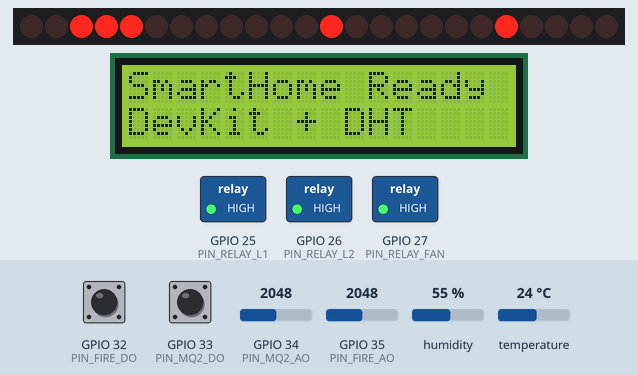
A sketch run on a simulated ESP32. Parts: 24 shift-register outputs drawn as a row of LEDs (first output left, lit = HIGH), 16×2 character LCD, switched loads named in the sketch (green lamp = pin HIGH). Wiring (inferred from the names in the program): 3 × shift register (74HC595): data GPIO 13; shift clock GPIO 14; latch GPIO 15. Wiring (inferred from the signals the program sends): row of LEDs: on Q0, Q1, Q2, Q3, Q4, Q5, Q6, Q7, Q8, Q9, Q10, Q11, Q12, Q13, Q14, Q15, Q16, Q17, Q18, Q19, Q20, Q21, Q22, Q23. The inputs (shaded band) are chosen by the test bench; at power-on: GPIO 35 (PIN_FIRE_AO) = 2048, humidity 55 %, temperature 24 °C, GPIO 32 (PIN_FIRE_DO) HIGH, GPIO 33 (PIN_MQ2_DO) HIGH, GPIO 34 (PIN_MQ2_AO) = 2048 (analog values on the 0–4095 scale). WiFi joins after 1.5 s; servers stay silent unless stated; the Firebase database answers and starts empty; pins used as bus, display or sensor lines are not drawn; what the sketch prints to the serial monitor is not drawn.

Above: at 4.6 s.
4.7 s: GPIO 35 (PIN_FIRE_AO) set to 1845
9.6 s: GPIO 35 (PIN_FIRE_AO) set to 1726
At 13.8 s:
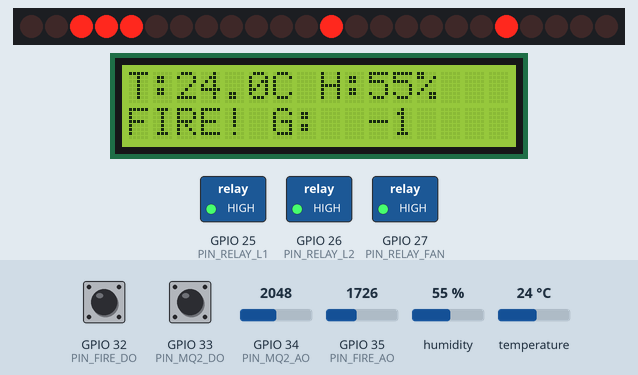
14.8 s: humidity set to 62 %
At 19.2 s:
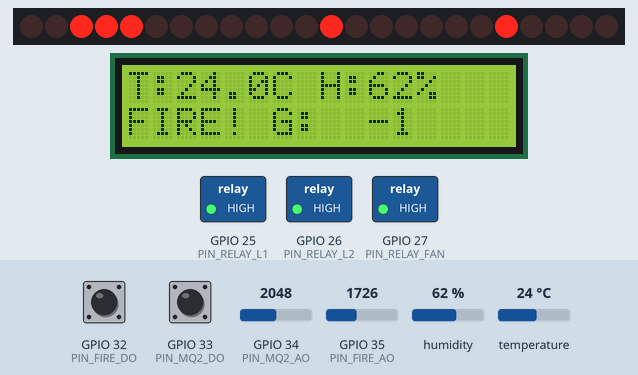
19.7 s: humidity set to 66 %
At 21.8 s:
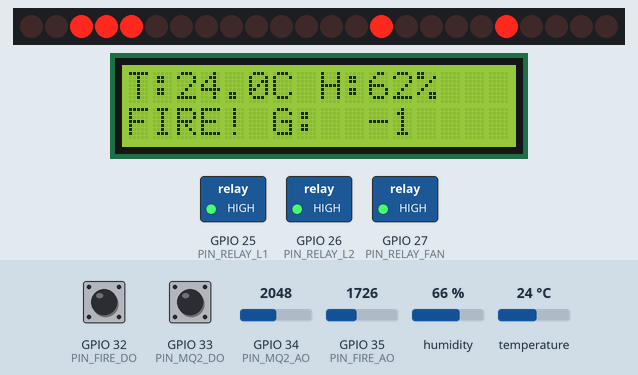
24.6 s: temperature set to 12 °C
At 26.0 s:
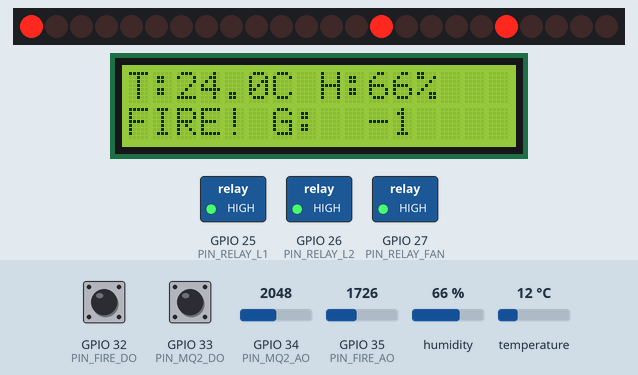
29.5 s: GPIO 35 (PIN_FIRE_AO) set to 2866
At 34.4 s:
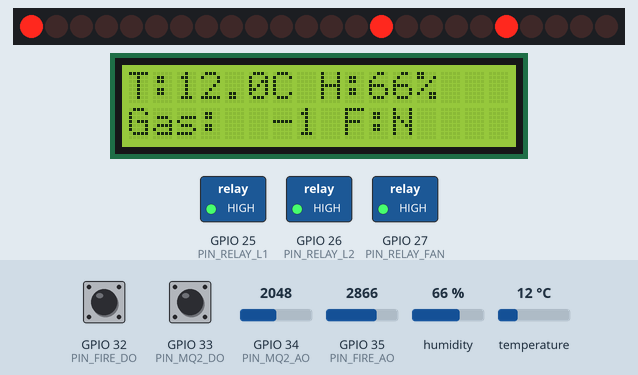
Timing chart, 0 to 35.4 s (numbered marks = the images above; inputs shaded):
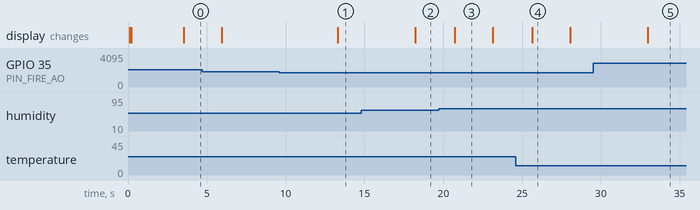

Measured:
- the behaviour switches between 1800 and 1799 on GPIO 35 (PIN_FIRE_AO) (found by bisection; images 0 and 1)
- the behaviour switches between 64 and 65 % on humidity (found by bisection; images 2 and 3)
- after the input at 9.6 s, the display: changes after 3.7 s (image 1)
- after the input at 14.8 s, the display: changes after 3.4 s (image 2)
- after the input at 19.7 s, the display: changes after 1.0 s (image 3)
- after the input at 24.6 s, the display: changes after 1.0 s (image 4)
- after the input at 29.5 s, the display: changes after 3.5 s (image 5)

The sketch:

SmartHome-esp32-code.ino
```cpp
#include <Arduino.h>
#include <WiFi.h>
#include <Wire.h>
#include <DHT.h>
#include <LiquidCrystal_I2C.h>
#include <Firebase_ESP_Client.h>

#define WIFI_SSID      "Black Box"
#define WIFI_PASSWORD  "boltechitham"
// #define WIFI_SSID      "Tp Link 2.4 GHz"
// #define WIFI_PASSWORD  "flat_6b@"
#define FIREBASE_HOST  "smart-home-122-default-rtdb.firebaseio.com"
#define FIREBASE_AUTH  "mFawsZRgC0dEaQE1VcIyBQeTHV1TVzZlmnNF448Q"

// ESP32 DevKit wiring.
// DHT11/DHT22: VCC -> 3V3, GND -> GND, DATA -> GPIO4.
// MQ2 gas module: VCC -> 5V, GND -> GND, AO -> GPIO34 through voltage divider, DO -> GPIO33.
// Fire/flame module: VCC -> 3V3, GND -> GND, AO -> GPIO35, DO -> GPIO32.
// 16x2 I2C LCD: VCC -> VIN/5V, GND -> GND, SDA -> GPIO21, SCL -> GPIO22.
// Relay module inputs: Light 1 -> GPIO25, Light 2 -> GPIO26, Fan -> GPIO27.
// Three cascaded SN74HC595N shift registers:
// SER/DS -> GPIO13, SRCLK/SH_CP -> GPIO14, RCLK/ST_CP -> GPIO15.
// Tie every OE pin to GND, every MR/SRCLR pin to 3V3, VCC to 3V3, and GND to GND.
#define PIN_DHT        4
#define PIN_RELAY_L1   25
#define PIN_RELAY_L2   26
#define PIN_RELAY_FAN  27
#define PIN_I2C_SDA    21
#define PIN_I2C_SCL    22
#define PIN_SR_SER     13  // SN74HC595 SER (data)
#define PIN_SR_SRCLK   14  // SN74HC595 SRCLK (shift clock)
#define PIN_SR_RCLK    15  // SN74HC595 RCLK/ST_CP (latch clock)
#define PIN_MQ2_AO     34  // MQ2 analog output
#define PIN_MQ2_DO     33  // MQ2 digital output, active LOW on most modules
#define PIN_FIRE_AO    35  // Flame sensor analog output
#define PIN_FIRE_DO    32  // Flame sensor digital output, active LOW on most modules

// Three SN74HC595N output mapping. Bit 0 is chip 1 Q0, bit 23 is chip 3 Q7.
// Connect each Q output to an LED through a 220-330 ohm resistor.
#define SR_TEMP_LOW     (1UL << 0)   // Chip 1 Q0: temperature < 20 C
#define SR_TEMP_HIGH    (1UL << 1)   // Chip 1 Q1: temperature > 40 C
#define SR_TBAR_1       (1UL << 2)   // Chip 1 Q2: 20 C
#define SR_TBAR_2       (1UL << 3)   // Chip 1 Q3: 22 C
#define SR_TBAR_3       (1UL << 4)   // Chip 1 Q4: 24 C
#define SR_TBAR_4       (1UL << 5)   // Chip 1 Q5: 26 C
#define SR_TBAR_5       (1UL << 6)   // Chip 1 Q6: 28 C
#define SR_TBAR_6       (1UL << 7)   // Chip 1 Q7: 30 C
#define SR_TBAR_7       (1UL << 8)   // Chip 2 Q0: 32 C
#define SR_TBAR_8       (1UL << 9)   // Chip 2 Q1: 34 C
#define SR_TBAR_9       (1UL << 10)  // Chip 2 Q2: 36 C
#define SR_TBAR_10      (1UL << 11)  // Chip 2 Q3: 38 C
#define SR_HUM_LOW      (1UL << 12)  // Chip 2 Q4: humidity < 65 %
#define SR_HUM_HIGH     (1UL << 13)  // Chip 2 Q5: humidity > 95 %
#define SR_HBAR_1       (1UL << 14)  // Chip 2 Q6: 65 %
#define SR_HBAR_2       (1UL << 15)  // Chip 2 Q7: 70 %
#define SR_HBAR_3       (1UL << 16)  // Chip 3 Q0: 75 %
#define SR_HBAR_4       (1UL << 17)  // Chip 3 Q1: 80 %
#define SR_HBAR_5       (1UL << 18)  // Chip 3 Q2: 85 %
#define SR_SENSOR_OK    (1UL << 19)  // Chip 3 Q3: last DHT read succeeded
#define SR_SENSOR_ERROR (1UL << 20)  // Chip 3 Q4: last DHT read failed

#define DHTTYPE DHT11
#define LCD_ADDRESS 0x27
#define LCD_COLUMNS 16
#define LCD_ROWS 2

#define SENSOR_PERIOD_MS 2000UL
#define FIREBASE_PERIOD_MS 500UL
#define DISPLAY_PERIOD_MS 1000UL
#define WIFI_RETRY_PERIOD_MS 10000UL
#define FIRMWARE_VERSION "SmartHome-DevKit-1.1.0"

#define TEMP_LOW_LIMIT_C 20.0f
#define TEMP_HIGH_LIMIT_C 40.0f
#define HUM_LOW_LIMIT_PERCENT 65.0f
#define HUM_HIGH_LIMIT_PERCENT 95.0f
#define GAS_ALERT_PPM 800
#define GAS_WARMUP_MS 120000UL
#define FIRE_ANALOG_ALERT_RAW 1800

const char *DB_ROOT = "/smarthome";

DHT dht(PIN_DHT, DHTTYPE);
LiquidCrystal_I2C lcd(LCD_ADDRESS, LCD_COLUMNS, LCD_ROWS);
FirebaseData fbdo;
FirebaseAuth auth;
FirebaseConfig config;

float currentTemperature = NAN;
float currentHumidity = NAN;
int currentGasRaw = 0;
int currentGasPpm = -1;
int currentFireRaw = 0;
bool gasDetected = false;
bool fireDetected = false;
bool gasAlert = false;
bool fireAlert = false;
bool light1On = false;
bool light2On = false;
bool fanOn = false;
unsigned long lastSensorMs = 0;
unsigned long lastFirebaseMs = 0;
unsigned long lastDisplayMs = 0;
unsigned long lastWifiRetryMs = 0;
uint32_t srData = 0;

String dbPath(const char *suffix) {
  return String(DB_ROOT) + suffix;
}

void writeShiftRegister() {
  uint8_t chip1 = srData & 0xFF;
  uint8_t chip2 = (srData >> 8) & 0xFF;
  uint8_t chip3 = (srData >> 16) & 0xFF;

  digitalWrite(PIN_SR_RCLK, LOW);
  shiftOut(PIN_SR_SER, PIN_SR_SRCLK, MSBFIRST, chip3);
  shiftOut(PIN_SR_SER, PIN_SR_SRCLK, MSBFIRST, chip2);
  shiftOut(PIN_SR_SER, PIN_SR_SRCLK, MSBFIRST, chip1);
  digitalWrite(PIN_SR_RCLK, HIGH);
}

void setShiftRegister(uint32_t value) {
  srData = value;
  writeShiftRegister();
}

bool firebaseReady() {
  return WiFi.status() == WL_CONNECTED && Firebase.ready();
}

void writeRelay(uint8_t pin, bool on) {
  // Most relay boards are active LOW: LOW energizes relay, HIGH turns it off.
  digitalWrite(pin, on ? LOW : HIGH);
}

void applyOutputs() {
  writeRelay(PIN_RELAY_L1, light1On);
  writeRelay(PIN_RELAY_L2, light2On);
  writeRelay(PIN_RELAY_FAN, fanOn);
}

void showSensorError() {
  setShiftRegister(SR_SENSOR_ERROR);
}

void updateEnvironmentLEDs(float temperature, float humidity) {
  bool tempLow = temperature < TEMP_LOW_LIMIT_C;
  bool tempHigh = temperature > TEMP_HIGH_LIMIT_C;
  bool humLow = humidity < HUM_LOW_LIMIT_PERCENT;
  bool humHigh = humidity > HUM_HIGH_LIMIT_PERCENT;
  uint32_t nextData = SR_SENSOR_OK;
  const uint32_t tempBarBits[] = {
    SR_TBAR_1, SR_TBAR_2, SR_TBAR_3, SR_TBAR_4, SR_TBAR_5,
    SR_TBAR_6, SR_TBAR_7, SR_TBAR_8, SR_TBAR_9, SR_TBAR_10
  };
  const uint32_t humBarBits[] = {
    SR_HBAR_1, SR_HBAR_2, SR_HBAR_3, SR_HBAR_4, SR_HBAR_5
  };

  if (tempLow) {
    nextData |= SR_TEMP_LOW;
  } else if (tempHigh) {
    nextData |= SR_TEMP_HIGH;
  }

  if (humLow) {
    nextData |= SR_HUM_LOW;
  } else if (humHigh) {
    nextData |= SR_HUM_HIGH;
  }

  for (int i = 0; i < 10; i++) {
    float threshold = TEMP_LOW_LIMIT_C + (i * 2.0f);
    if (temperature >= threshold) {
      nextData |= tempBarBits[i];
    }
  }

  for (int i = 0; i < 5; i++) {
    float threshold = HUM_LOW_LIMIT_PERCENT + (i * 5.0f);
    if (humidity >= threshold) {
      nextData |= humBarBits[i];
    }
  }

  setShiftRegister(nextData);
}

void setupOutputs() {
  // Setup relay pins
  pinMode(PIN_RELAY_L1, OUTPUT);
  pinMode(PIN_RELAY_L2, OUTPUT);
  pinMode(PIN_RELAY_FAN, OUTPUT);

  // Setup shift register pins
  pinMode(PIN_SR_SER, OUTPUT);
  pinMode(PIN_SR_SRCLK, OUTPUT);
  pinMode(PIN_SR_RCLK, OUTPUT);

  light1On = false;
  light2On = false;
  fanOn = false;
  applyOutputs();
  setShiftRegister(0);
}

void setupSensors() {
  pinMode(PIN_MQ2_DO, INPUT_PULLUP);
  pinMode(PIN_FIRE_DO, INPUT_PULLUP);
  analogReadResolution(12);
  analogSetPinAttenuation(PIN_MQ2_AO, ADC_11db);
  analogSetPinAttenuation(PIN_FIRE_AO, ADC_11db);
}

void connectWiFi() {
  if (WiFi.status() == WL_CONNECTED) {
    return;
  }

  WiFi.mode(WIFI_STA);
  WiFi.begin(WIFI_SSID, WIFI_PASSWORD);
  Serial.print("Connecting WiFi");
  for (int i = 0; i < 20 && WiFi.status() != WL_CONNECTED; i++) {
    delay(500);
    Serial.print(".");
  }
  Serial.println();

  if (WiFi.status() == WL_CONNECTED) {
    Serial.print("WiFi connected: ");
    Serial.println(WiFi.localIP());
  } else {
    Serial.println("WiFi unavailable; local display and DHT continue.");
  }
}

void setupFirebase() {
  config.host = FIREBASE_HOST;
  config.signer.tokens.legacy_token = FIREBASE_AUTH;
  Firebase.reconnectWiFi(true);
  Firebase.begin(&config, &auth);
}

void setupLcd() {
  Wire.begin(PIN_I2C_SDA, PIN_I2C_SCL);
  lcd.init();
  lcd.backlight();
  lcd.clear();
  lcd.setCursor(0, 0);
  lcd.print("SmartHome Ready");
  lcd.setCursor(0, 1);
  lcd.print("DevKit + DHT");
}

void publishDefaults() {
  if (!firebaseReady()) {
    return;
  }

  Firebase.RTDB.setBool(&fbdo, dbPath("/controls/led1"), light1On);
  Firebase.RTDB.setBool(&fbdo, dbPath("/controls/led2"), light2On);
  Firebase.RTDB.setBool(&fbdo, dbPath("/controls/fan"), fanOn);
  Firebase.RTDB.setInt(&fbdo, dbPath("/sensors/gas_raw"), currentGasRaw);
  Firebase.RTDB.setBool(&fbdo, dbPath("/sensors/gas_detected"), gasDetected);
  Firebase.RTDB.setInt(&fbdo, dbPath("/sensors/fire_raw"), currentFireRaw);
  Firebase.RTDB.setBool(&fbdo, dbPath("/sensors/fire"), fireDetected);
  Firebase.RTDB.setBool(&fbdo, dbPath("/alerts/gas_alert"), gasAlert);
  Firebase.RTDB.setBool(&fbdo, dbPath("/alerts/fire_alert"), fireAlert);
  Firebase.RTDB.setString(&fbdo, dbPath("/status/ip"), WiFi.localIP().toString());
  Firebase.RTDB.setString(&fbdo, dbPath("/status/firmware"), FIRMWARE_VERSION);
  Firebase.RTDB.setInt(&fbdo, dbPath("/status/boot_ms"), millis());
}

void readEnvironmentSensors() {
  float temperature = dht.readTemperature();
  float humidity = dht.readHumidity();
  bool gasWarmedUp = millis() >= GAS_WARMUP_MS;

  currentGasRaw = analogRead(PIN_MQ2_AO);
  currentGasPpm = gasWarmedUp ? map(currentGasRaw, 0, 4095, 0, 10000) : -1;
  gasDetected = digitalRead(PIN_MQ2_DO) == LOW;

  currentFireRaw = analogRead(PIN_FIRE_AO);
  fireDetected = digitalRead(PIN_FIRE_DO) == LOW || currentFireRaw < FIRE_ANALOG_ALERT_RAW;
  gasAlert = gasWarmedUp && (currentGasPpm > GAS_ALERT_PPM || gasDetected);
  fireAlert = fireDetected;

  if (isnan(temperature) || isnan(humidity)) {
    Serial.println("DHT read failed.");
    showSensorError();
  } else {
    currentTemperature = temperature;
    currentHumidity = humidity;
    updateEnvironmentLEDs(temperature, humidity);
  }

  Serial.print("Temp: ");
  if (isnan(currentTemperature)) {
    Serial.print("--.-");
  } else {
    Serial.print(currentTemperature, 1);
  }
  Serial.print(" C, Humidity: ");
  if (isnan(currentHumidity)) {
    Serial.print("--");
  } else {
    Serial.print(currentHumidity, 0);
  }
  Serial.print(" %, Gas raw: ");
  Serial.print(currentGasRaw);
  Serial.print(", Gas ppm: ");
  Serial.print(currentGasPpm);
  Serial.print(", Gas DO: ");
  Serial.print(gasDetected ? "ALERT" : "OK");
  Serial.print(", Fire raw: ");
  Serial.print(currentFireRaw);
  Serial.print(", Fire: ");
  Serial.println(fireDetected ? "DETECTED" : "OK");

  if (firebaseReady()) {
    if (!isnan(currentTemperature) && !isnan(currentHumidity)) {
      if (!Firebase.RTDB.setFloat(&fbdo, dbPath("/sensors/temperature"), currentTemperature)) {
        Serial.println("Temp write failed: " + fbdo.errorReason());
      }
      if (!Firebase.RTDB.setFloat(&fbdo, dbPath("/sensors/humidity"), currentHumidity)) {
        Serial.println("Hum write failed: " + fbdo.errorReason());
      }
      Firebase.RTDB.setBool(&fbdo, dbPath("/alerts/temp_low"), currentTemperature < TEMP_LOW_LIMIT_C);
      Firebase.RTDB.setBool(&fbdo, dbPath("/alerts/temp_high"), currentTemperature > TEMP_HIGH_LIMIT_C);
      Firebase.RTDB.setBool(&fbdo, dbPath("/alerts/hum_low"), currentHumidity < HUM_LOW_LIMIT_PERCENT);
      Firebase.RTDB.setBool(&fbdo, dbPath("/alerts/hum_high"), currentHumidity > HUM_HIGH_LIMIT_PERCENT);
    }
    Firebase.RTDB.setInt(&fbdo, dbPath("/sensors/gas_raw"), currentGasRaw);
    if (gasWarmedUp) {
      Firebase.RTDB.setInt(&fbdo, dbPath("/sensors/gas_ppm"), currentGasPpm);
    }
    Firebase.RTDB.setBool(&fbdo, dbPath("/sensors/gas_detected"), gasDetected);
    Firebase.RTDB.setInt(&fbdo, dbPath("/sensors/fire_raw"), currentFireRaw);
    Firebase.RTDB.setBool(&fbdo, dbPath("/sensors/fire"), fireDetected);
    Firebase.RTDB.setBool(&fbdo, dbPath("/alerts/gas_alert"), gasAlert);
    Firebase.RTDB.setBool(&fbdo, dbPath("/alerts/fire_alert"), fireAlert);
    if (!Firebase.RTDB.setTimestamp(&fbdo, dbPath("/status/last_updated"))) {
      Serial.println("Timestamp write failed: " + fbdo.errorReason());
    } else {
      Serial.println("Firebase updated successfully.");
    }
  }
}

bool readControl(const char *path, bool fallback) {
  if (!firebaseReady()) {
    return fallback;
  }

  if (!Firebase.RTDB.getBool(&fbdo, dbPath(path))) {
    return fallback;
  }

  return fbdo.boolData();
}

void syncControlsFromFirebase() {
  if (!firebaseReady()) {
    return;
  }

  light1On = readControl("/controls/led1", light1On);
  light2On = readControl("/controls/led2", light2On);
  fanOn = readControl("/controls/fan", fanOn);
  applyOutputs();
}

void updateDisplay() {
  char line[17];

  lcd.setCursor(0, 0);
  if (isnan(currentTemperature) || isnan(currentHumidity)) {
    snprintf(line, sizeof(line), "T:--.-C H:--%%   ");
  } else {
    snprintf(line, sizeof(line), "T:%4.1fC H:%2.0f%%  ", currentTemperature, currentHumidity);
  }
  lcd.print(line);

  lcd.setCursor(0, 1);
  if (fireAlert) {
    snprintf(line, sizeof(line), "FIRE! G:%4d   ", currentGasPpm);
  } else if (gasAlert) {
    snprintf(line, sizeof(line), "GAS! %4d ppm  ", currentGasPpm);
  } else {
    snprintf(line, sizeof(line), "Gas:%4d F:%s  ", currentGasPpm, fireDetected ? "Y" : "N");
  }
  lcd.print(line);
}

void retryWiFiIfNeeded() {
  if (WiFi.status() == WL_CONNECTED) {
    return;
  }

  unsigned long now = millis();
  if (now - lastWifiRetryMs < WIFI_RETRY_PERIOD_MS) {
    return;
  }

  lastWifiRetryMs = now;
  WiFi.disconnect();
  WiFi.begin(WIFI_SSID, WIFI_PASSWORD);
}

void setup() {
  setupOutputs();
  Serial.begin(115200);
  delay(100);

  dht.begin();
  setupSensors();
  setupLcd();
  connectWiFi();
  setupFirebase();
  publishDefaults();
}

void loop() {
  unsigned long now = millis();

  retryWiFiIfNeeded();

  if (now - lastSensorMs >= SENSOR_PERIOD_MS) {
    lastSensorMs = now;
    readEnvironmentSensors();
  }

  if (now - lastFirebaseMs >= FIREBASE_PERIOD_MS) {
    lastFirebaseMs = now;
    syncControlsFromFirebase();
  }

  if (now - lastDisplayMs >= DISPLAY_PERIOD_MS) {
    lastDisplayMs = now;
    updateDisplay();
  }
}
```
